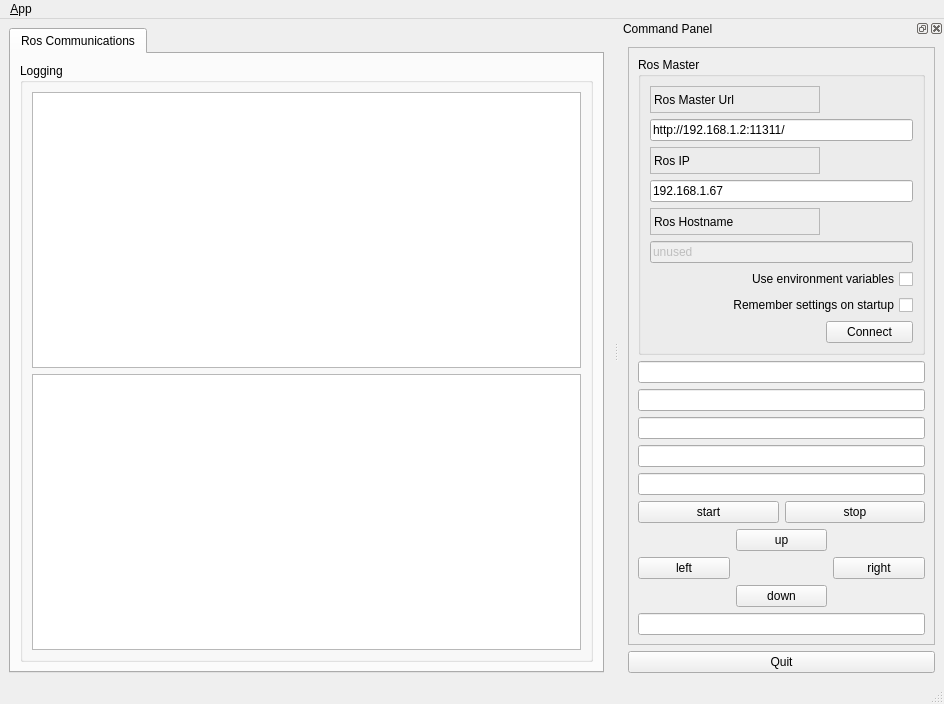
<?xml version="1.0" encoding="UTF-8"?>
<ui version="4.0">
 <class>MainWindowDesign</class>
 <widget class="QMainWindow" name="MainWindowDesign">
  <property name="geometry">
   <rect>
    <x>0</x>
    <y>0</y>
    <width>944</width>
    <height>704</height>
   </rect>
  </property>
  <property name="windowTitle">
   <string>QRosApp</string>
  </property>
  <property name="windowIcon">
   <iconset resource="../resources/images.qrc">
    <normaloff>:/images/icon.png</normaloff>:/images/icon.png</iconset>
  </property>
  <property name="locale">
   <locale language="English" country="Australia"/>
  </property>
  <widget class="QWidget" name="centralwidget">
   <layout class="QHBoxLayout">
    <item>
     <widget class="QTabWidget" name="tab_manager">
      <property name="minimumSize">
       <size>
        <width>100</width>
        <height>0</height>
       </size>
      </property>
      <property name="locale">
       <locale language="English" country="Australia"/>
      </property>
      <property name="currentIndex">
       <number>0</number>
      </property>
      <widget class="QWidget" name="tab_status">
       <attribute name="title">
        <string>Ros Communications</string>
       </attribute>
       <layout class="QVBoxLayout" name="verticalLayout_2">
        <item>
         <widget class="QGroupBox" name="groupBox_12">
          <property name="sizePolicy">
           <sizepolicy hsizetype="MinimumExpanding" vsizetype="Preferred">
            <horstretch>0</horstretch>
            <verstretch>0</verstretch>
           </sizepolicy>
          </property>
          <property name="title">
           <string>Logging</string>
          </property>
          <layout class="QGridLayout" name="gridLayout_3">
           <item row="0" column="0">
            <widget class="QListView" name="view_logging_pub"/>
           </item>
           <item row="1" column="0">
            <widget class="QListView" name="view_logging_sub"/>
           </item>
          </layout>
         </widget>
        </item>
       </layout>
      </widget>
     </widget>
    </item>
   </layout>
  </widget>
  <widget class="QMenuBar" name="menubar">
   <property name="geometry">
    <rect>
     <x>0</x>
     <y>0</y>
     <width>944</width>
     <height>19</height>
    </rect>
   </property>
   <widget class="QMenu" name="menu_File">
    <property name="title">
     <string>&amp;App</string>
    </property>
    <addaction name="action_Preferences"/>
    <addaction name="separator"/>
    <addaction name="actionAbout"/>
    <addaction name="actionAbout_Qt"/>
    <addaction name="separator"/>
    <addaction name="action_Quit"/>
   </widget>
   <addaction name="menu_File"/>
  </widget>
  <widget class="QStatusBar" name="statusbar"/>
  <widget class="QDockWidget" name="dock_status">
   <property name="sizePolicy">
    <sizepolicy hsizetype="Minimum" vsizetype="Preferred">
     <horstretch>0</horstretch>
     <verstretch>0</verstretch>
    </sizepolicy>
   </property>
   <property name="minimumSize">
    <size>
     <width>325</width>
     <height>634</height>
    </size>
   </property>
   <property name="allowedAreas">
    <set>Qt::RightDockWidgetArea</set>
   </property>
   <property name="windowTitle">
    <string>Command Panel</string>
   </property>
   <attribute name="dockWidgetArea">
    <number>2</number>
   </attribute>
   <widget class="QWidget" name="dockWidgetContents_2">
    <layout class="QVBoxLayout" name="verticalLayout">
     <item>
      <widget class="QFrame" name="frame">
       <property name="sizePolicy">
        <sizepolicy hsizetype="Minimum" vsizetype="Preferred">
         <horstretch>0</horstretch>
         <verstretch>0</verstretch>
        </sizepolicy>
       </property>
       <property name="frameShape">
        <enum>QFrame::StyledPanel</enum>
       </property>
       <property name="frameShadow">
        <enum>QFrame::Raised</enum>
       </property>
       <layout class="QVBoxLayout" name="verticalLayout_3">
        <item>
         <widget class="QGroupBox" name="groupBox">
          <property name="title">
           <string>Ros Master</string>
          </property>
          <layout class="QGridLayout" name="gridLayout">
           <item row="0" column="0">
            <widget class="QLabel" name="label">
             <property name="frameShape">
              <enum>QFrame::StyledPanel</enum>
             </property>
             <property name="frameShadow">
              <enum>QFrame::Raised</enum>
             </property>
             <property name="text">
              <string>Ros Master Url</string>
             </property>
            </widget>
           </item>
           <item row="1" column="0" colspan="2">
            <widget class="QLineEdit" name="line_edit_master">
             <property name="text">
              <string>http://192.168.1.2:11311/</string>
             </property>
            </widget>
           </item>
           <item row="2" column="0">
            <widget class="QLabel" name="label_2">
             <property name="frameShape">
              <enum>QFrame::StyledPanel</enum>
             </property>
             <property name="frameShadow">
              <enum>QFrame::Raised</enum>
             </property>
             <property name="text">
              <string>Ros IP</string>
             </property>
            </widget>
           </item>
           <item row="3" column="0" colspan="2">
            <widget class="QLineEdit" name="line_edit_host">
             <property name="text">
              <string>192.168.1.67</string>
             </property>
            </widget>
           </item>
           <item row="4" column="0">
            <widget class="QLabel" name="label_3">
             <property name="frameShape">
              <enum>QFrame::StyledPanel</enum>
             </property>
             <property name="frameShadow">
              <enum>QFrame::Raised</enum>
             </property>
             <property name="text">
              <string>Ros Hostname</string>
             </property>
            </widget>
           </item>
           <item row="5" column="0" colspan="2">
            <widget class="QLineEdit" name="line_edit_topic">
             <property name="enabled">
              <bool>false</bool>
             </property>
             <property name="text">
              <string>unused</string>
             </property>
            </widget>
           </item>
           <item row="6" column="0" colspan="2">
            <widget class="QCheckBox" name="checkbox_use_environment">
             <property name="layoutDirection">
              <enum>Qt::RightToLeft</enum>
             </property>
             <property name="text">
              <string>Use environment variables</string>
             </property>
            </widget>
           </item>
           <item row="7" column="0" colspan="2">
            <widget class="QCheckBox" name="checkbox_remember_settings">
             <property name="layoutDirection">
              <enum>Qt::RightToLeft</enum>
             </property>
             <property name="text">
              <string>Remember settings on startup</string>
             </property>
            </widget>
           </item>
           <item row="8" column="0">
            <spacer name="horizontalSpacer">
             <property name="orientation">
              <enum>Qt::Horizontal</enum>
             </property>
             <property name="sizeHint" stdset="0">
              <size>
               <width>170</width>
               <height>21</height>
              </size>
             </property>
            </spacer>
           </item>
           <item row="8" column="1">
            <widget class="QPushButton" name="button_connect">
             <property name="enabled">
              <bool>true</bool>
             </property>
             <property name="sizePolicy">
              <sizepolicy hsizetype="MinimumExpanding" vsizetype="Fixed">
               <horstretch>0</horstretch>
               <verstretch>0</verstretch>
              </sizepolicy>
             </property>
             <property name="toolTip">
              <string>Set the target to the current joint trajectory state.</string>
             </property>
             <property name="statusTip">
              <string>Clear all waypoints and set the target to the current joint trajectory state.</string>
             </property>
             <property name="text">
              <string>Connect</string>
             </property>
            </widget>
           </item>
          </layout>
         </widget>
        </item>
        <item>
         <widget class="QLineEdit" name="l_state"/>
        </item>
        <item>
         <widget class="QLineEdit" name="l_speed"/>
        </item>
        <item>
         <widget class="QLineEdit" name="l_steer_angle"/>
        </item>
        <item>
         <widget class="QLineEdit" name="l_error1"/>
        </item>
        <item>
         <widget class="QLineEdit" name="l_error2"/>
        </item>
        <item>
         <layout class="QHBoxLayout" name="horizontalLayout">
          <item>
           <widget class="QPushButton" name="button_start">
            <property name="text">
             <string>start</string>
            </property>
           </widget>
          </item>
          <item>
           <widget class="QPushButton" name="button_stop">
            <property name="text">
             <string>stop</string>
            </property>
           </widget>
          </item>
         </layout>
        </item>
        <item>
         <layout class="QGridLayout" name="gridLayout_2">
          <item row="1" column="3">
           <widget class="QPushButton" name="button_right">
            <property name="text">
             <string>right</string>
            </property>
           </widget>
          </item>
          <item row="2" column="2">
           <widget class="QPushButton" name="button_down">
            <property name="text">
             <string>down</string>
            </property>
           </widget>
          </item>
          <item row="0" column="2">
           <widget class="QPushButton" name="button_up">
            <property name="text">
             <string>up</string>
            </property>
           </widget>
          </item>
          <item row="1" column="1">
           <widget class="QPushButton" name="button_left">
            <property name="text">
             <string>left</string>
            </property>
           </widget>
          </item>
         </layout>
        </item>
        <item>
         <widget class="QLineEdit" name="l_data"/>
        </item>
       </layout>
      </widget>
     </item>
     <item>
      <widget class="QPushButton" name="quit_button">
       <property name="sizePolicy">
        <sizepolicy hsizetype="MinimumExpanding" vsizetype="Fixed">
         <horstretch>0</horstretch>
         <verstretch>0</verstretch>
        </sizepolicy>
       </property>
       <property name="text">
        <string>Quit</string>
       </property>
      </widget>
     </item>
    </layout>
   </widget>
  </widget>
  <action name="action_Quit">
   <property name="text">
    <string>&amp;Quit</string>
   </property>
   <property name="shortcut">
    <string>Ctrl+Q</string>
   </property>
   <property name="shortcutContext">
    <enum>Qt::ApplicationShortcut</enum>
   </property>
  </action>
  <action name="action_Preferences">
   <property name="text">
    <string>&amp;Preferences</string>
   </property>
  </action>
  <action name="actionAbout">
   <property name="text">
    <string>&amp;About</string>
   </property>
  </action>
  <action name="actionAbout_Qt">
   <property name="text">
    <string>About &amp;Qt</string>
   </property>
  </action>
 </widget>
 <resources>
  <include location="../resources/images.qrc"/>
 </resources>
 <connections>
  <connection>
   <sender>action_Quit</sender>
   <signal>triggered()</signal>
   <receiver>MainWindowDesign</receiver>
   <slot>close()</slot>
   <hints>
    <hint type="sourcelabel">
     <x>-1</x>
     <y>-1</y>
    </hint>
    <hint type="destinationlabel">
     <x>399</x>
     <y>299</y>
    </hint>
   </hints>
  </connection>
  <connection>
   <sender>quit_button</sender>
   <signal>clicked()</signal>
   <receiver>MainWindowDesign</receiver>
   <slot>close()</slot>
   <hints>
    <hint type="sourcelabel">
     <x>859</x>
     <y>552</y>
    </hint>
    <hint type="destinationlabel">
     <x>469</x>
     <y>299</y>
    </hint>
   </hints>
  </connection>
 </connections>
</ui>
